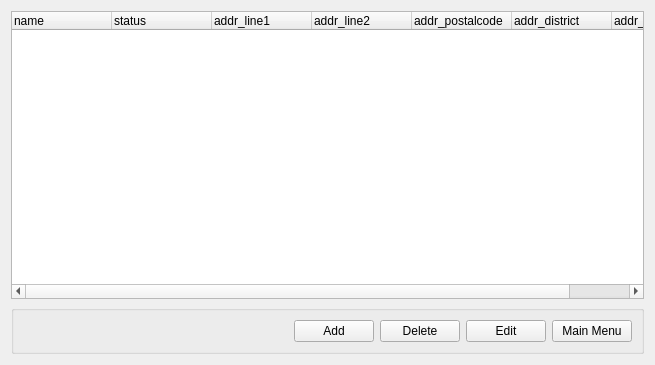
<?xml version="1.0" encoding="UTF-8"?>
<ui version="4.0">
 <class>EmployeeList</class>
 <widget class="QWidget" name="EmployeeList">
  <property name="geometry">
   <rect>
    <x>0</x>
    <y>0</y>
    <width>655</width>
    <height>365</height>
   </rect>
  </property>
  <property name="windowTitle">
   <string>Employee List</string>
  </property>
  <layout class="QGridLayout" name="gridLayout">
   <item row="2" column="1">
    <widget class="QGroupBox" name="horizontalGroupBox">
     <layout class="QHBoxLayout" name="navigate">
      <item>
       <spacer name="horizontalSpacer">
        <property name="orientation">
         <enum>Qt::Horizontal</enum>
        </property>
        <property name="sizeHint" stdset="0">
         <size>
          <width>40</width>
          <height>20</height>
         </size>
        </property>
       </spacer>
      </item>
      <item>
       <widget class="QPushButton" name="NavAddEmployee">
        <property name="text">
         <string>Add</string>
        </property>
        <property name="form" stdset="0">
         <string>addEmployee</string>
        </property>
       </widget>
      </item>
      <item>
       <widget class="QPushButton" name="NavDeleteEmployee">
        <property name="text">
         <string>Delete</string>
        </property>
        <property name="form" stdset="0">
         <string>listEmployee</string>
        </property>
        <property name="action" stdset="0">
         <string notr="true">DeleteEmployee employee {id={employee.selected}}</string>
        </property>
       </widget>
      </item>
      <item>
       <widget class="QPushButton" name="NavEditEmployee">
        <property name="text">
         <string>Edit</string>
        </property>
        <property name="form" stdset="0">
         <string>editEmployee?id={employee.selected}</string>
        </property>
       </widget>
      </item>
      <item>
       <widget class="QPushButton" name="NavMainBenu">
        <property name="text">
         <string>Main Menu</string>
        </property>
        <property name="form" stdset="0">
         <string>init</string>
        </property>
       </widget>
      </item>
     </layout>
    </widget>
   </item>
   <item row="0" column="1">
    <widget class="QTreeWidget" name="employee">
     <property name="rootIsDecorated">
      <bool>false</bool>
     </property>
     <property name="action" stdset="0">
      <string>ListEmployee employee {}</string>
     </property>
     <property name="dataslot" stdset="0">
      <string>listEmployee</string>
     </property>
     <column>
      <property name="text">
       <string>name</string>
      </property>
     </column>
     <column>
      <property name="text">
       <string>status</string>
      </property>
     </column>
     <column>
      <property name="text">
       <string>addr_line1</string>
      </property>
     </column>
     <column>
      <property name="text">
       <string>addr_line2</string>
      </property>
     </column>
     <column>
      <property name="text">
       <string>addr_postalcode</string>
      </property>
     </column>
     <column>
      <property name="text">
       <string>addr_district</string>
      </property>
     </column>
     <column>
      <property name="text">
       <string>addr_country</string>
      </property>
     </column>
    </widget>
   </item>
  </layout>
 </widget>
 <resources/>
 <connections/>
</ui>
